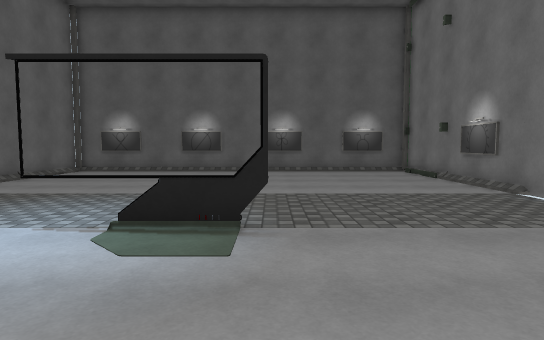
view 1 (above)

12 first-person views from a walk through a Unity game level. The camera is 1.3 m above the floor, tilts 4° down and sees 75° across. Doors are open. The floor is counted in squares, 1 m on a side. Each view is taken from the middle of a square. On the plan, view 1 faces up. The plan holds only what a view shows up to about 15 squares ahead; the rest is blank. The place goes on beyond the plan. The player is left out. Some surface patterns are stand-ins.

view 2
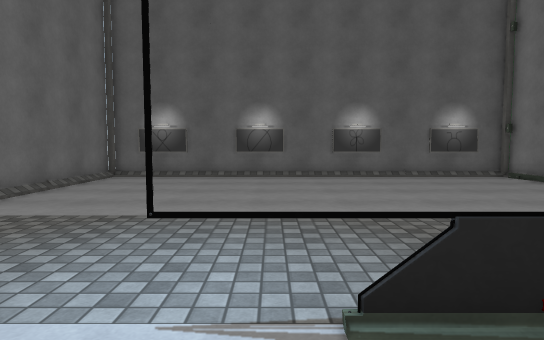

view 3
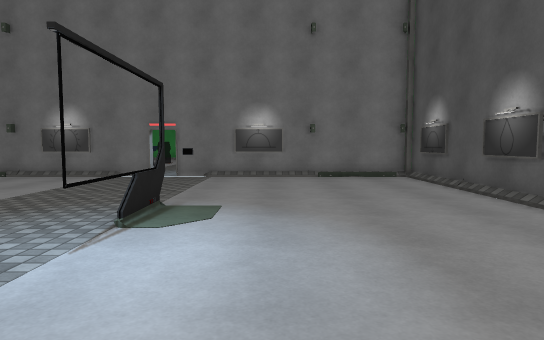

view 4
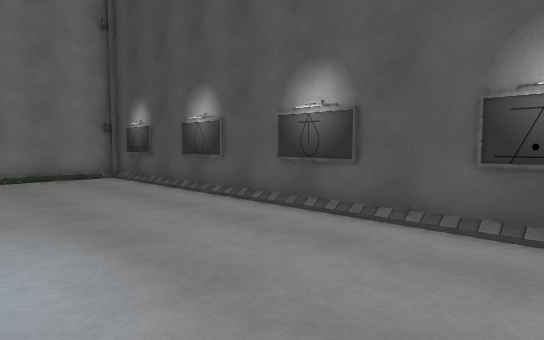

view 5
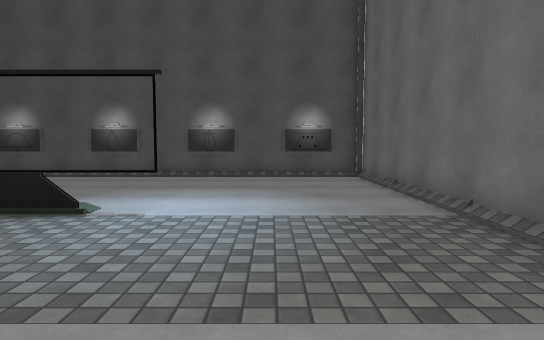

view 6
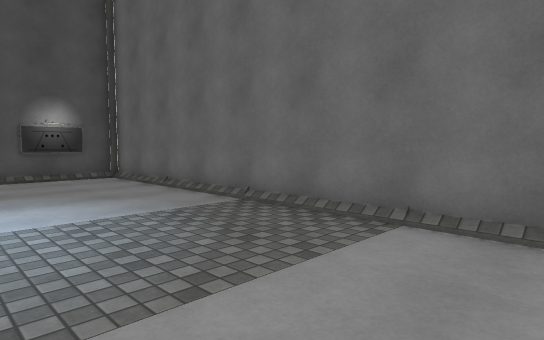

view 7
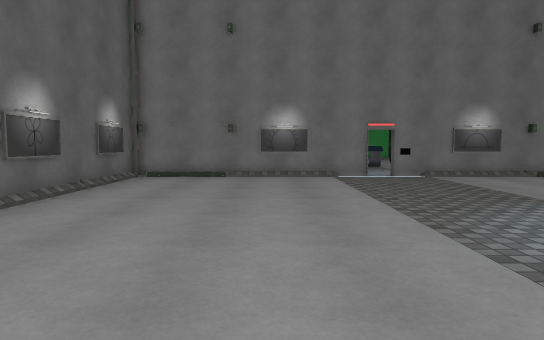

view 8
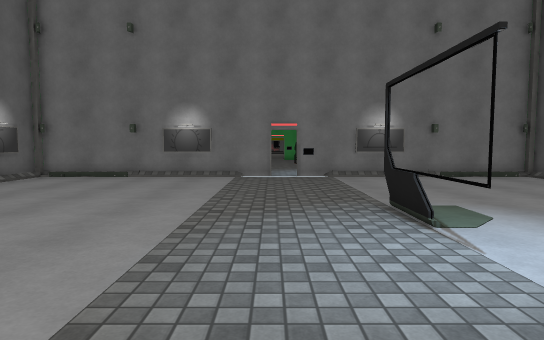

view 9
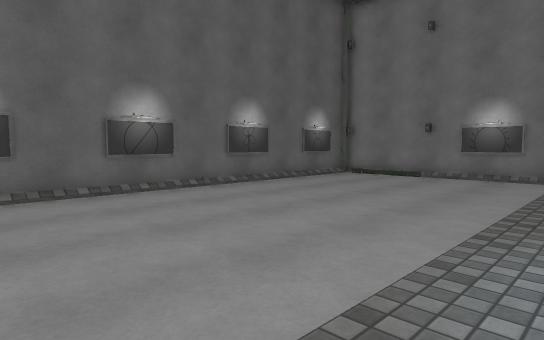

view 10
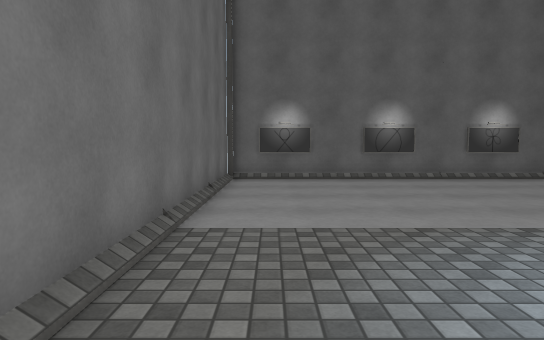

view 11
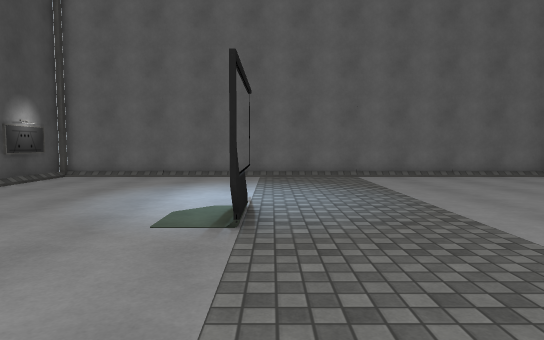

view 12
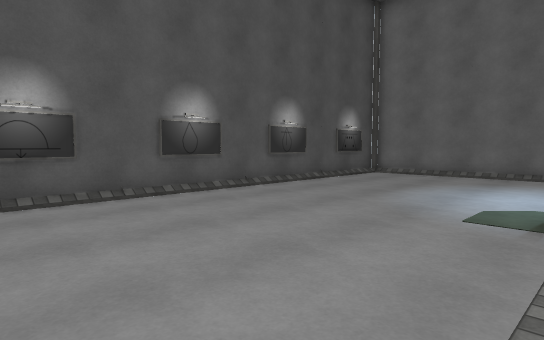

### Floor plan
Key: @ floor where view 1 was taken; # wall or solid block; x gap in a wall; . floor; D open door; = window, fence, low wall or low ledge.
Columns run from 10 left of view 1 to 7 right of it. Each row starts with its distance up from view 1.
 18 ##################
 17 #................#
 16 #................#
 15 #................#
 14 #................#
 13 #................#
 12 #................#
 11 #................#
 10 #................#
  9 #................#
  8 #................D
  7 #................D
  6 #................#
  5 #......#x=.......#
  4 #................#
  3 #................#
  2 #................#
  1 #................#
  0 #.........@......#
 -1 #................#
 -2 #................#
 -3 ##################

Where each view was taken, in squares from view 1:
view 1: 0 up, 0 right, facing up
view 2: 3 up, 3 left, facing up
view 3: 3 up, 8 left, facing right
view 4: 3 up, 8 left, facing down-right
view 5: 12 up, 6 left, facing down
view 6: 12 up, 4 left, facing down-left
view 7: 12 up, 8 left, facing right
view 8: 8 up, 8 left, facing right
view 9: 8 up, 8 left, facing up-right
view 10: 4 up, 8 left, facing up
view 11: 6 up, 5 right, facing left
view 12: 6 up, 6 right, facing down-left
